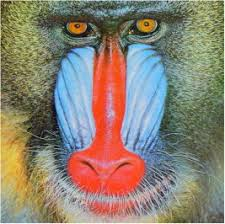
#> input picture images/mandrill.jpg, 225 x 224 px
$ jupyter execute 'Frequency_domain_Gaussian_blur_filter_with_scipy_signal.fftconvolve().ipynb'
#> lines starting #> are read from the running program, lines starting #| are printed output that depends on the picture
# Chapter 3: Convolution and Frequency Domain Filtering

## Frequency domain Gaussian blur filter with scipy (Gaussian)

### Áp dụng thuật toán Fast Fourier Transform (FFT)
fftconvolve sử dụng **Fast Fourier Transform (FFT)** để tăng tốc độ tính toán phép tích chập (convolution). Trong không gian Fourier, convolution trong miền không gian (spatial domain) tương đương với phép nhân trong miền tần số (frequency domain). Cụ thể:

1.  **Chuyển ảnh và kernel sang miền Fourier** bằng FFT.

2.  **Nhân trực tiếp hai tín hiệu trong miền Fourier**.

3.  **Chuyển kết quả ngược lại về miền không gian** bằng phép biến đổi ngược (Inverse FFT).

## 1. Các thư viện cần thiết

[cell 1]
from PIL import Image
from skimage.io import imread
from scipy.signal import fftconvolve
from scipy.signal.windows import gaussian
import matplotlib.pyplot as plt
import numpy as np

# Đọc ảnh và chuyển sang grayscale bằng cách lấy trung bình các kênh màu
im = np.mean(imread('../images/mandrill.jpg'), axis=2)
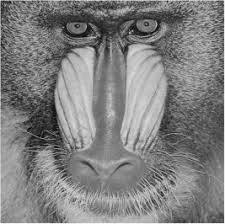
#> im: shape (224, 225) float64; min 2.67, max 251.3, mean 128.5

gauss_kernel = np.outer(gaussian(11, std=3), gaussian(11, std=3))
- `gaussian(11, std=3)`: Tạo một vector Gaussian 1D dài 11, với độ lệch chuẩn (σ = 3).
- `np.outer(...)`: Tạo ma trận Gaussian 2D bằng tích ngoài (outer product) của hai vector G

####Áp dụng Gaussian Blur
im_blurred = fftconvolve(im, gauss_kernel, mode='same')
- `fftconvolve`:
  1. Chuyển đổi ảnh và kernel sang miền Fourier.
  2. Thực hiện nhân trong miền Fourier.
  3. Chuyển ngược về không gian.
- `mode='same'`: Kết quả giữ nguyên kích thước như ảnh gốc

[cell 2]
# Tạo kernel Gaussian
gauss_kernel = np.outer(gaussian(11, std=3), gaussian(11, std=3))

# Áp dụng Gaussian blur sử dụng FFT convolution
im_blurred = fftconvolve(im, gauss_kernel, mode='same')
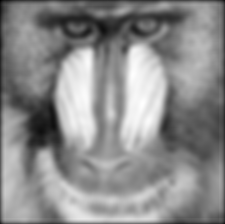
#> im_blurred: shape (224, 225) float64; min 1724.9, max 9928.9, mean 6204; drawn with min black and max white

[cell 3]
fig, (ax_original, ax_kernel, ax_blurred) = plt.subplots(1, 3, figsize=(20, 8))
ax_original.imshow(im, cmap='gray')
ax_original.set_title('Original', size=20)
ax_original.axis('off')

ax_kernel.imshow(gauss_kernel, cmap='hot')
ax_kernel.set_title('Gaussian kernel', size=15)
ax_kernel.axis('off')

ax_blurred.imshow(im_blurred, cmap='gray')
ax_blurred.set_title('Blurred', size=20)
ax_blurred.axis('off')

plt.show()
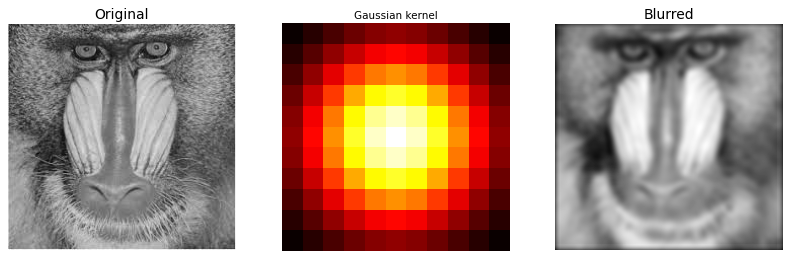
#> figure drawn by matplotlib, 3 panels

$ run again, with images/aero.jpg copied over images/mandrill.jpg
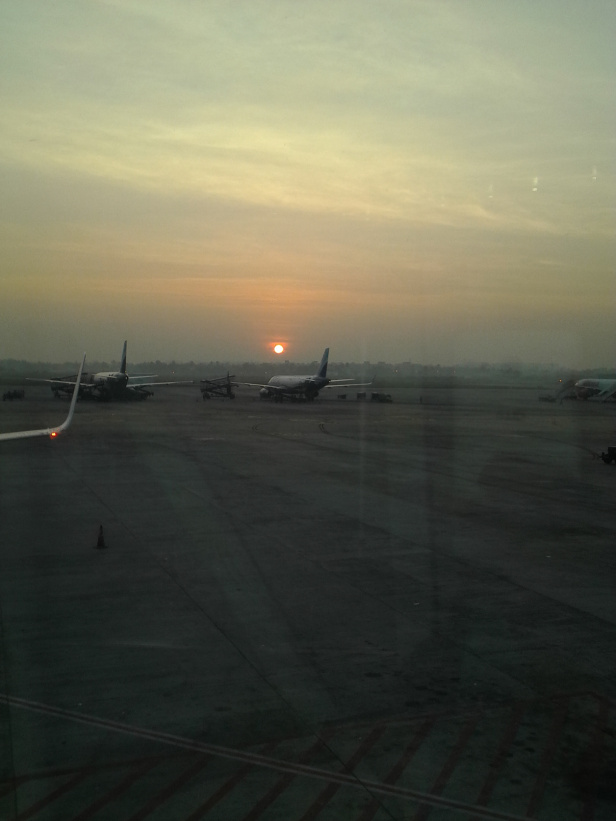
#> input picture images/aero.jpg, 616 x 821 px
#> `im_blurred = fftconvolve(im, gauss_kernel, mode='same')`:
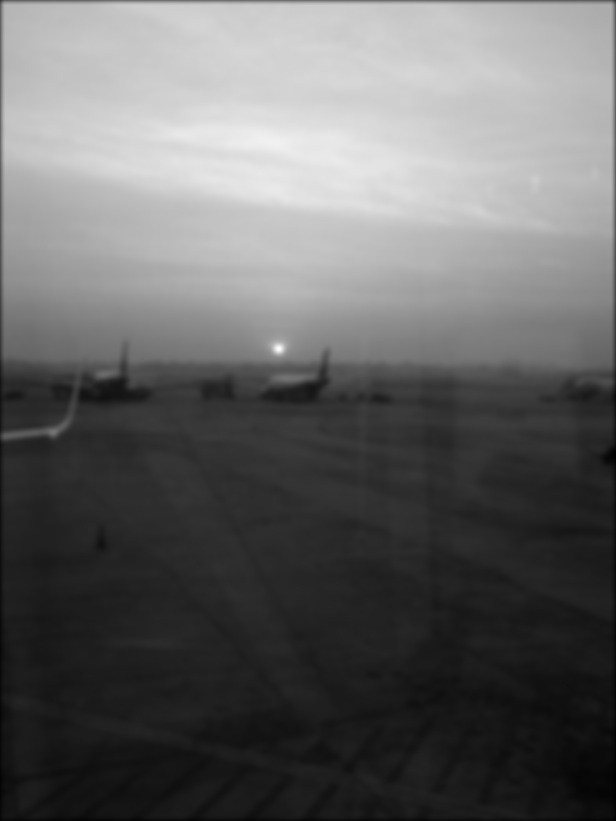
#> im_blurred: shape (821, 616) float64; min 281.5, max 10863.3, mean 4479.6; drawn with min black and max white
#> `plt.show()`:
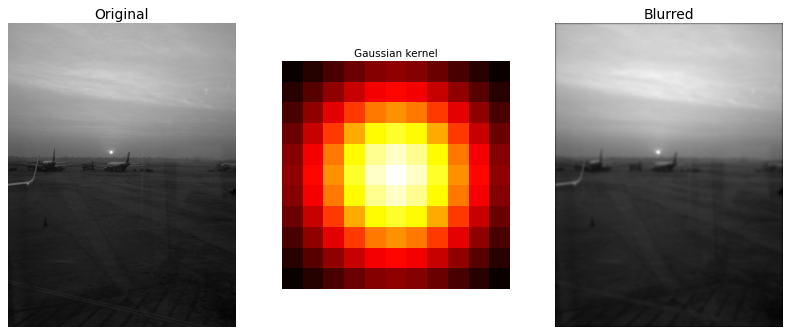
#> figure drawn by matplotlib, 3 panels

$ run again, with images/bisons.jpg copied over images/mandrill.jpg
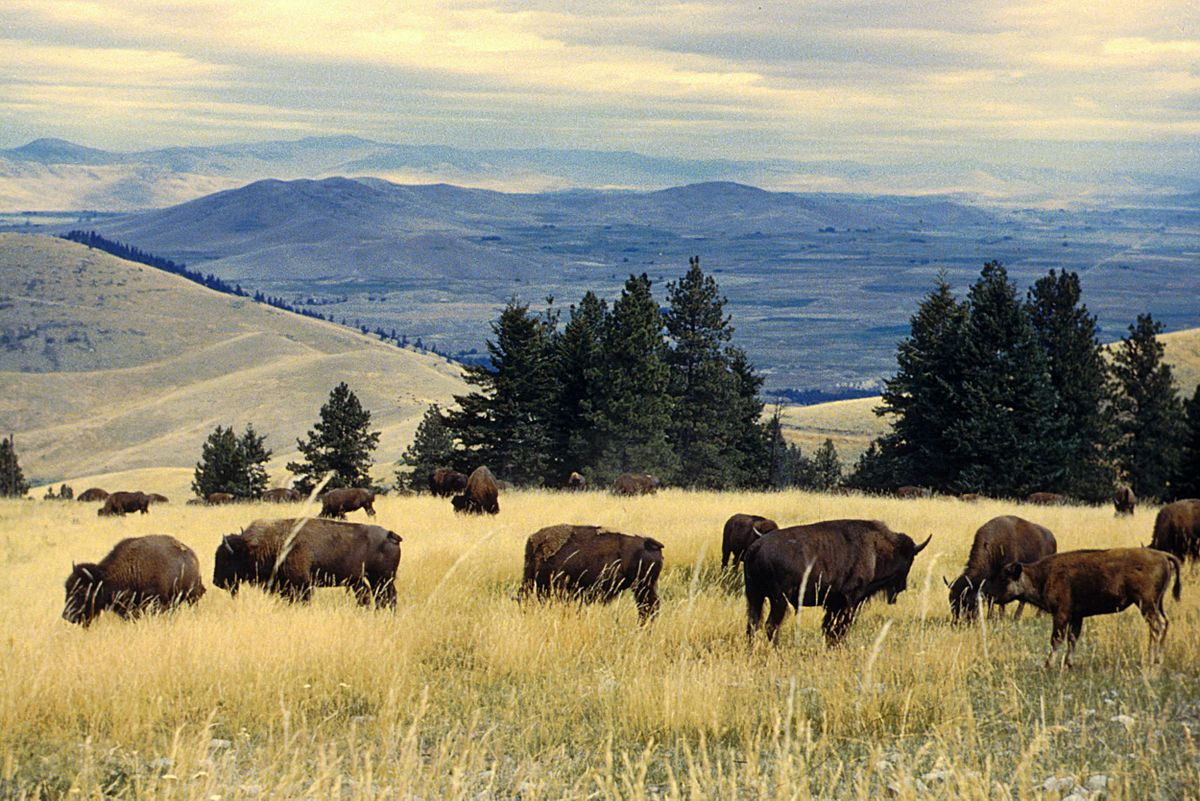
#> input picture images/bisons.jpg, 1200 x 801 px
#> `im_blurred = fftconvolve(im, gauss_kernel, mode='same')`:
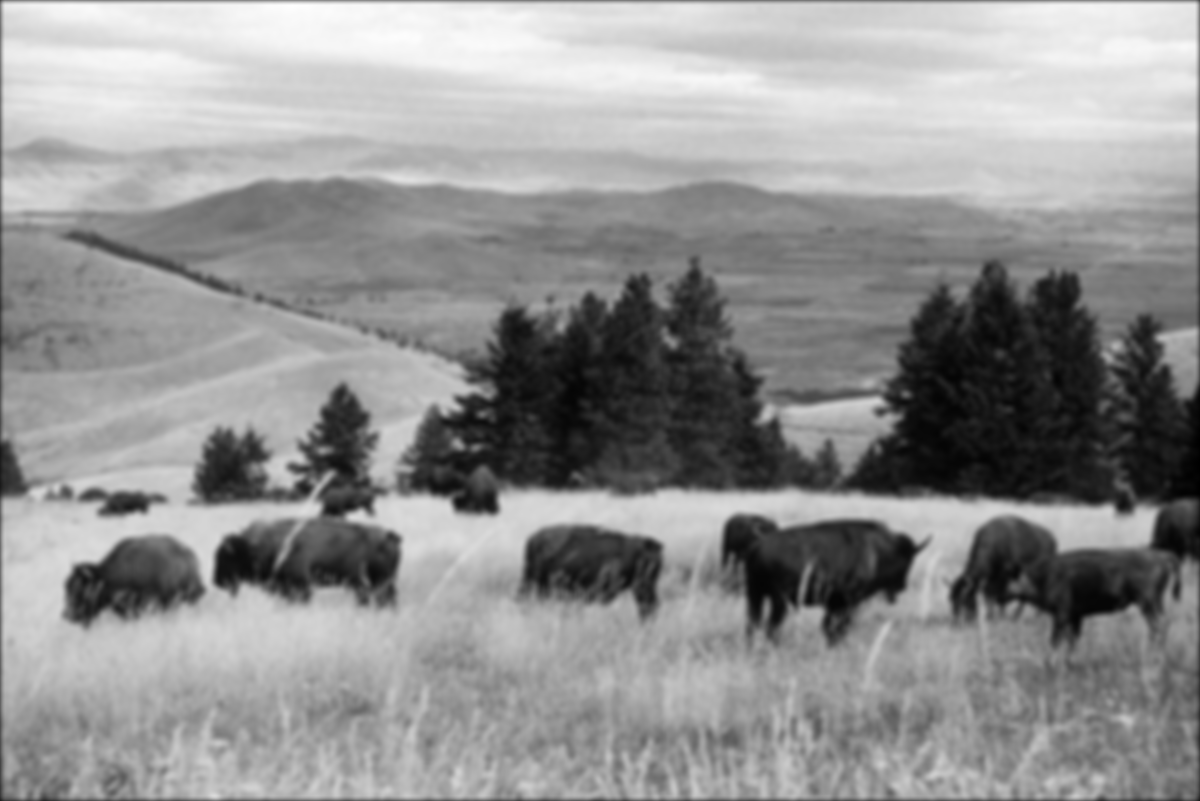
#> im_blurred: shape (801, 1200) float64; min 71.5, max 11610.4, mean 6682.7; drawn with min black and max white
#> `plt.show()`:
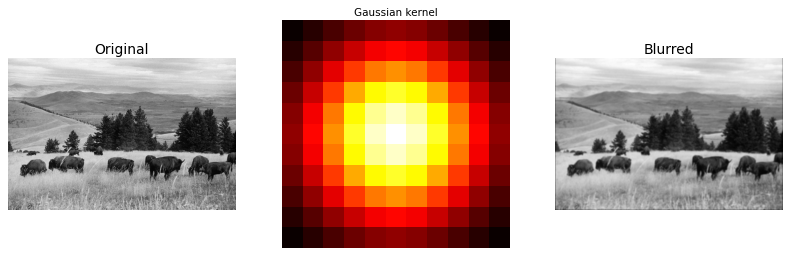
#> figure drawn by matplotlib, 3 panels
